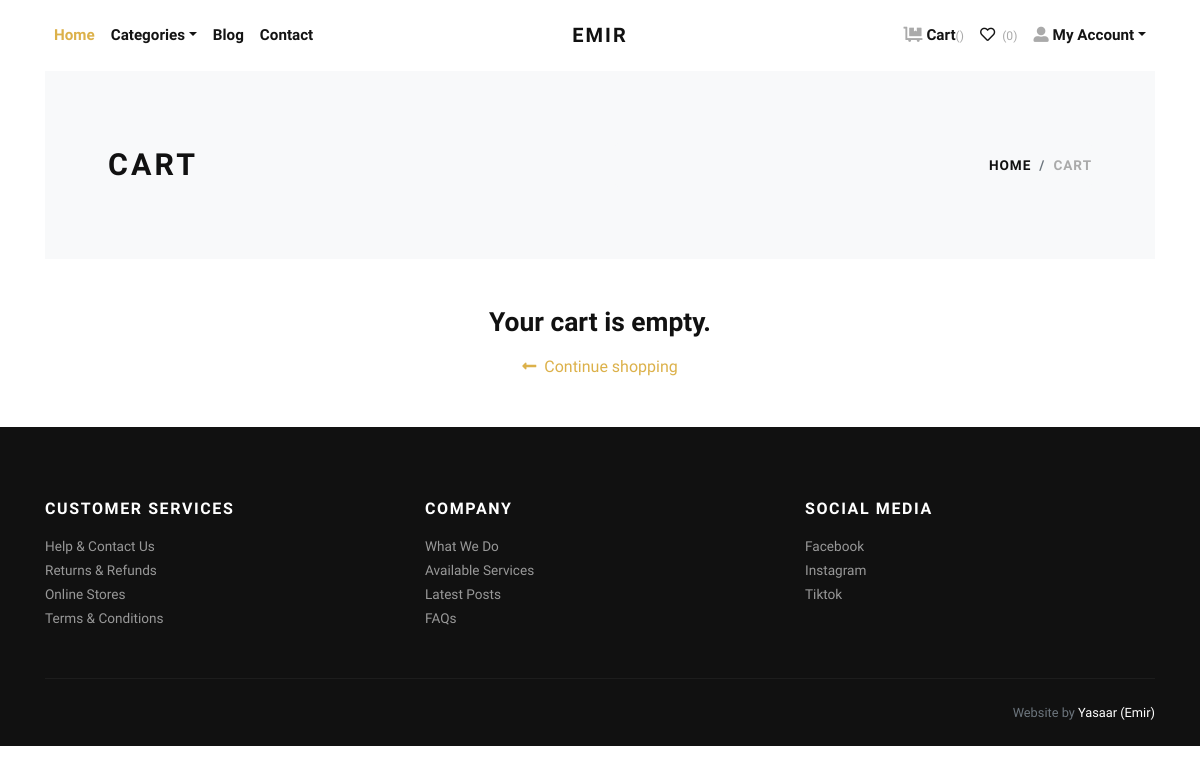
The page /cart/ (signed in) on the database as committed earlier.
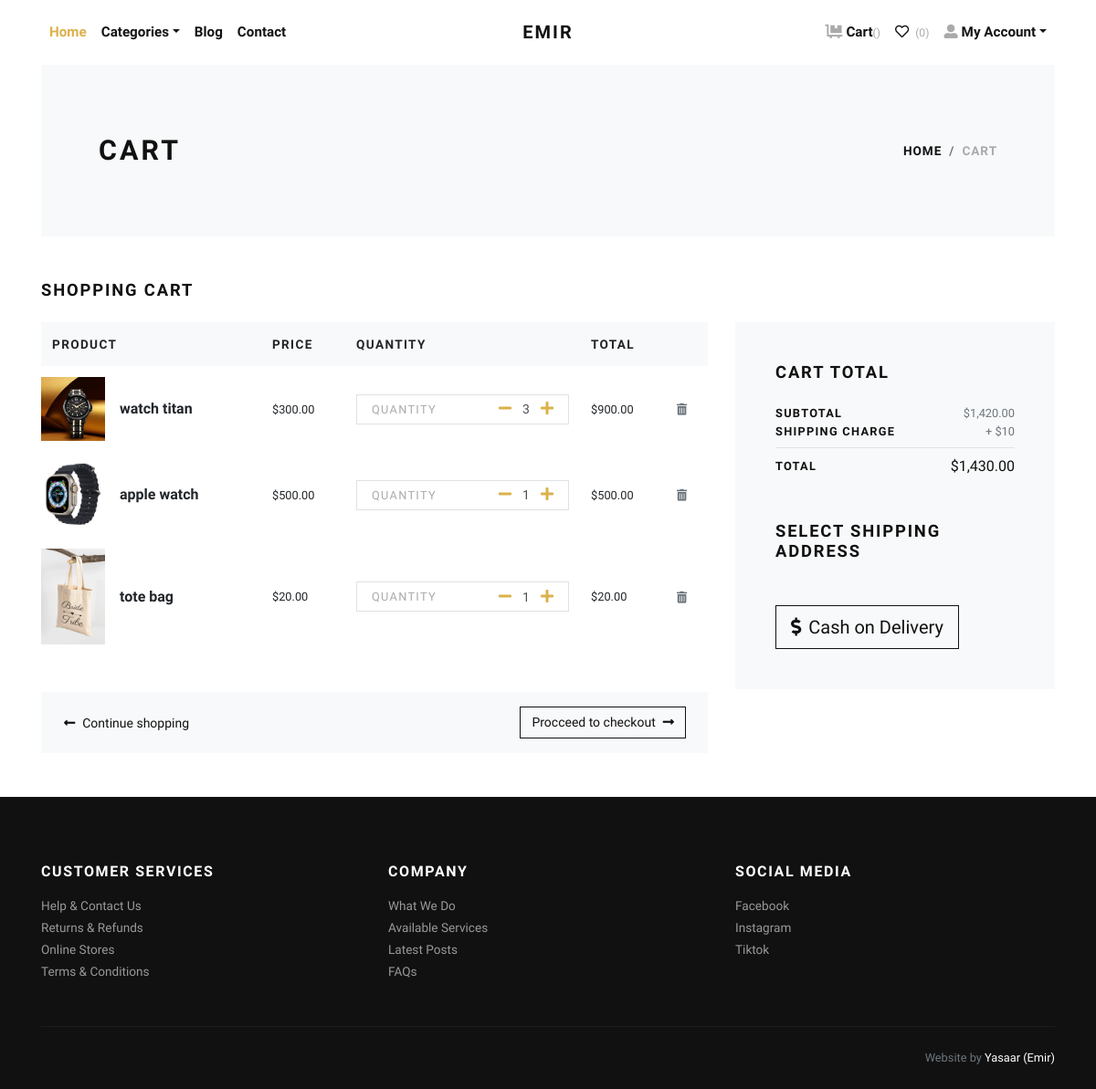
The same page on the database as committed later.
### main/models.py (models this page shows, shortened)
class Cart(models.Model):
    user = models.ForeignKey(User, verbose_name="User", on_delete=models.CASCADE)
    product = models.ForeignKey(Product, verbose_name="Product", on_delete=models.CASCADE)
    quantity = models.PositiveIntegerField(default=1, verbose_name="Quantity")
    created_at = models.DateTimeField(auto_now_add=True, verbose_name="Created Date")
    updated_at = models.DateTimeField(auto_now=True, verbose_name="Updated Date")
    @property
    def total_price(self):
        return self.quantity * self.product.price

class Product(models.Model):
    title = models.CharField(max_length=150, verbose_name="Product Title")
    slug = models.SlugField(max_length=160, verbose_name="Product Slug")
    sku = models.CharField(max_length=255, unique=True, verbose_name="Unique Product ID (SKU)")
    short_description = models.TextField(verbose_name="Short Description")
    detail_description = models.TextField(blank=True, null=True, verbose_name="Detail Description")
    product_image = models.ImageField(upload_to='product', blank=True, null=True, verbose_name="Product Image")
    price = models.DecimalField(max_digits=8, decimal_places=2)
    category = models.ForeignKey(Category, verbose_name="Product Categoy", on_delete=models.CASCADE)
    is_active = models.BooleanField(verbose_name="Is Active?")
    is_featured = models.BooleanField(verbose_name="Is Featured?")
    created_at = models.DateTimeField(auto_now_add=True, verbose_name="Created Date")
    updated_at = models.DateTimeField(auto_now=True, verbose_name="Updated Date")
    class Meta:
        verbose_name_plural = 'Products'
        ordering = ('-created_at', )

### main/views.py (the view)
# urls.py: path('cart/', views.cart, name="cart"),
@login_required
def cart(request):
    user = request.user
    cart_products = Cart.objects.filter(user=user)
    amount = decimal.Decimal(0)
    shipping_amount = decimal.Decimal(10)
    cp = [p for p in Cart.objects.all() if p.user==user]
    if cp:
        for p in cp:
            temp_amount = (p.quantity * p.product.price)
            amount += temp_amount
    addresses = Address.objects.filter(user=user)
    context = {
        'cart_products': cart_products,
        'amount': amount,
        'shipping_amount': shipping_amount,
        'total_amount': amount + shipping_amount,
        'addresses': addresses,
    }
    return render(request, 'store/cart.html', context)

### main/templates/store/cart.html (shortened to what the changed rows need)
{% extends 'base.html' %}
{% load static %}
{% load humanize %}
    {% block content %}
      <div class="container">
        <section class="py-5 bg-light">
          <div class="container">
            <div class="row px-4 px-lg-5 py-lg-4 align-items-center">
              <div class="col-lg-6">
                <h1 class="h2 text-uppercase mb-0">Cart</h1>
              </div>
            </div>
          </div>
        </section>
        {% if cart_products %}
        <section class="py-5">
          <h2 class="h5 text-uppercase mb-4">Shopping cart</h2>
          <div class="row">
            <div class="col-lg-8 mb-4 mb-lg-0">
              <div class="table-responsive mb-4">
                <table class="table">
                  <thead class="bg-light">
                    <tr>
                      <th class="border-0" scope="col"> <strong class="text-small text-uppercase">Product</strong></th>
                      <th class="border-0" scope="col"> <strong class="text-small text-uppercase">Price</strong></th>
                      <th class="border-0" scope="col"> <strong class="text-small text-uppercase">Quantity</strong></th>
                      <th class="border-0" scope="col"> <strong class="text-small text-uppercase">Total</strong></th>
                      <th class="border-0" scope="col"> </th>
                    </tr>
                  </thead>
                  <tbody>
                    {% for cart_product in cart_products %}
                    <tr>
                      <th class="pl-0 border-0" scope="row">
                        <div class="media align-items-center">
                          {% if cart_product.product.product_image %}
                            <a class="reset-anchor d-block animsition-link" href="{% url 'store:product-detail' cart_product.product.slug %}"><img src="{{cart_product.product.product_image.url}}" alt="{{cart_product.product.title}}" width="70"/></a>
                          {% else %}
                            <a class="reset-anchor d-block animsition-link" href="{% url 'store:product-detail' cart_product.product.slug %}"><img src="{% static 'img/product-detail-3.jpg' %}" alt="{{cart_product.product.title}}" width="70"/></a>
                          {% endif %}
                          <div class="media-body ml-3"><strong class="h6"><a class="reset-anchor animsition-link" href="{% url 'store:product-detail' cart_product.product.slug %}">{{cart_product.product.title}}</a></strong></div>
                        </div>
                      </th>
                      <td class="align-middle border-0">
                        <p class="mb-0 small">${{cart_product.product.price}}</p>
                      </td>
                      <td class="align-middle border-0">
                        <div class="border d-flex align-items-center justify-content-between px-3"><span class="small text-uppercase text-gray headings-font-family">Quantity</span>
                          <div class="quantity">
                            <a href="{% url 'store:minus-cart' cart_product.id %}" class="dec-btn p-0 ml-2"><i class="fas fa-minus"></i></a>
                            <input class="form-control form-control-sm border-0 shadow-0 p-0" type="text" value="{{cart_product.quantity}}"/>
                            <a href="{% url 'store:plus-cart' cart_product.id %}" class="inc-btn p-0"><i class="fas fa-plus"></i></a>
                          </div>
                        </div>
                      </td>
                      <td class="align-middle border-0">
                        <p class="mb-0 small">${{cart_product.total_price|intcomma}}</p>
                      </td>
                      <td class="align-middle border-0"><a class="reset-anchor" href="{% url 'store:remove-cart' cart_product.id %}"><i class="fas fa-trash-alt small text-muted"></i></a></td>
                    </tr>
                    {% endfor %}
                  </tbody>
                </table>
              </div>
              <div class="bg-light px-4 py-3">
                <div class="row align-items-center text-center">
                  <div class="col-md-6 mb-3 mb-md-0 text-md-left"><a class="btn btn-link p-0 text-dark btn-sm" href="{% url 'store:home' %}"><i class="fas fa-long-arrow-alt-left mr-2"> </i>Continue shopping</a></div>
                  <div class="col-md-6 text-md-right"><a class="btn btn-outline-dark btn-sm" href="checkout.html">Procceed to checkout<i class="fas fa-long-arrow-alt-right ml-2"></i></a></div>
                </div>
              </div>
            </div>
            <div class="col-lg-4">
              <div class="card border-0 rounded-0 p-lg-4 bg-light">
                <div class="card-body">
                  <h5 class="text-uppercase mb-4">Cart total</h5>
                  <ul class="list-unstyled mb-0">
                    <li class="d-flex align-items-center justify-content-between"><strong class="text-uppercase small font-weight-bold">Subtotal</strong><span class="text-muted small">${{amount|intcomma}}</span></li>
                    <li class="d-flex align-items-center justify-content-between"><strong class="text-uppercase small font-weight-bold">Shipping Charge</strong><span class="text-muted small">+ ${{shipping_amount}}</span></li>
                    <li class="border-bottom my-2"></li>
                    <li class="d-flex align-items-center justify-content-between mb-4"><strong class="text-uppercase small font-weight-bold">Total</strong><span>${{total_amount|intcomma}}</span></li>
                  </ul>
                  <h5 class="text-uppercase my-5">Select Shipping Address</h5>
                  <form action="{% url 'store:checkout' %}" id="myform">
                    <button type="submit" class="btn btn-dark btn-lg btn-outline-dark" type="submit"> <i class="fas fa-dollar-sign mr-2"></i>Cash on Delivery</button>
                  </form>
                </div>
              </div>
            </div>
          </div>
        </section>
        {% else %}
          <div class="text-center py-5">
            <h3 class="mb-3">Your cart is empty.</h3>
            <a href="{% url 'store:home' %}"><i class="fas fa-long-arrow-alt-left mr-2"> </i>Continue shopping</a>
          </div>
        {% endif %}
      </div>
      {% endblock content %}

Rows that differ between the two databases and show on the page:
added Cart: product.product_image (picture), product "watch titan", product.price "300.00", quantity "3", total_price "900.00"
added Cart: product.product_image (picture), product "apple watch", product.price "500.00", quantity "1", total_price "500.00"
added Cart: product.product_image (picture), product "tote bag", product.price "20.00", quantity "1", total_price "20.00"
Other text that changed with them:
{{ amount|intcomma }}: (not shown) → "1,420.00"
{{ shipping_amount }}: (not shown) → "10"
{{ total_amount|intcomma }}: (not shown) → "1,430.00"
text no longer shown: "Your cart is empty."
text now shown: "SHOPPING CART PRODUCT PRICE QUANTITY TOTAL Procceed to checkout CART TOTAL SUBTOTAL $ SHIPPING CHARGE + $ TOTAL $ SELECT SHIPPING ADDRESS Cash on Delivery"
